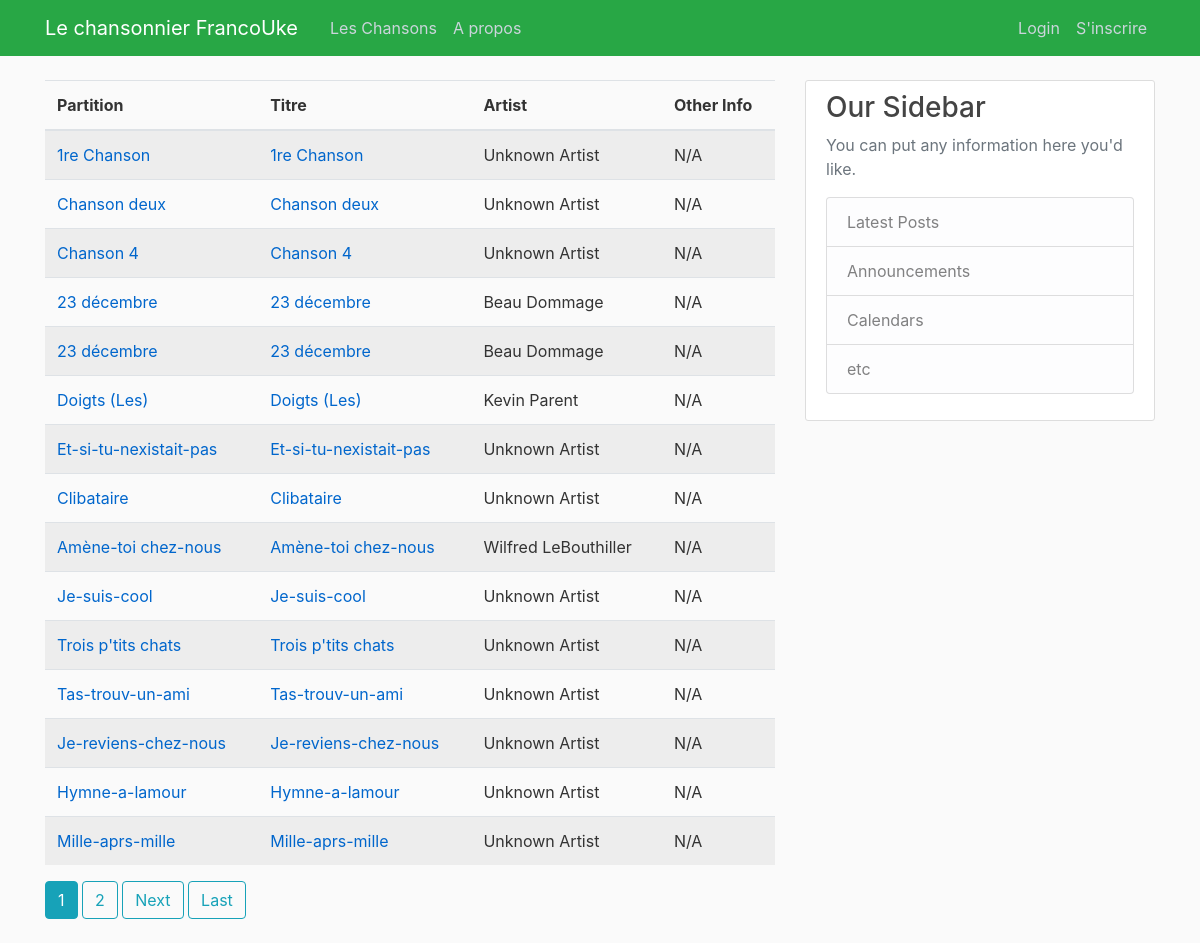
Before: / with the older database file.
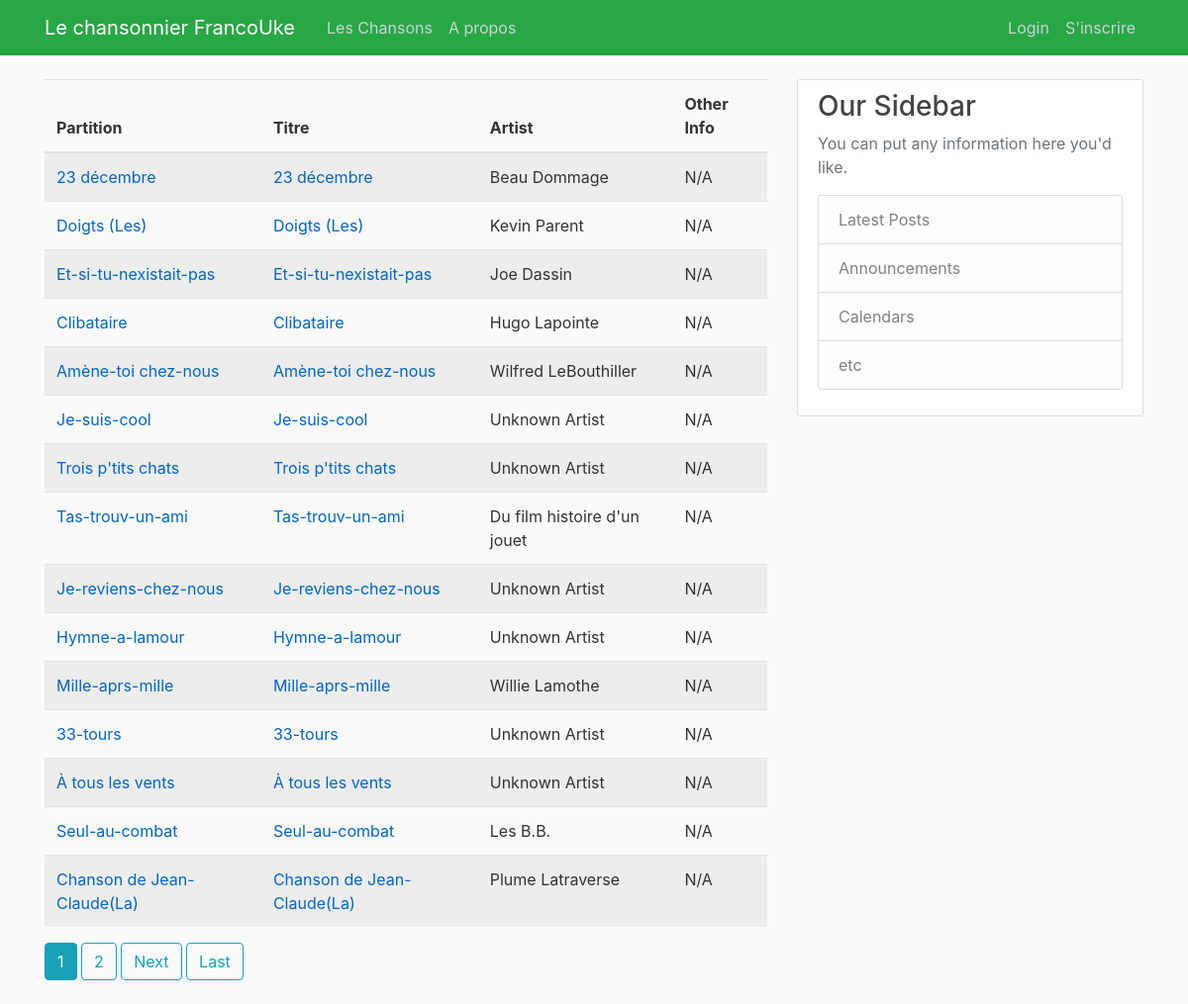
After: the same page with the newer database file.
### songbook/models.py (models this page shows, shortened)
class Song(models.Model):
    songTitle = models.CharField(max_length=100, blank=True, null=True)
    songChordPro = models.TextField()  #Original
    lyrics_with_chords = models.TextField(editable=True,blank=True)
    metadata = models.JSONField(blank=True, null=True)  # Stores metadata as JSON
    date_posted = models.DateField(default=timezone.now)
    contributor = models.ForeignKey(User, on_delete=models.CASCADE)

### songbook/views.py (the view)
# urls.py: path('', SongListView.as_view(), name='songbook-home'),
class SongListView (ListView):
    model = Song
    template_name = 'songbook/home.html'
    context_object_name = 'songs'
    ordering = ['songTitle']
    paginate_by = 15
    def get_queryset(self):
        return Song.objects.all()

### songbook/templates/songbook/home.html (shortened to what this page needs)
{% extends "songbook/base.html" %}
  {% block content %}
  <table class="table table-striped">
    <thead>
        <tr>
            <th>Partition</th>
            <th>Titre</th>
            <th>Artist</th>
            <th>Other Info</th>
        </tr>
    </thead>
    <tbody>
        {% for song in songs %}
            <tr>
                <td>
                  <a href="{% url 'score' song.id %}" target="_blank" class="song-link">{{ song.songTitle }}</a>
                </td>
                <td>
                    <a href="{% url 'song-detail' song.id %}" class="song-link">{{ song.songTitle }}</a>
                </td>
                <td>{{ song.metadata.artist|default:"Unknown Artist" }}</td>
                <td>{{ song.metadata.otherInfo|default:"N/A" }}</td>
            </tr>
        {% endfor %}
    </tbody>
</table>
    {% if is_paginated %}
      {% for num in page_obj.paginator.page_range %}
        {% if page_obj.number == num %}
          <a class="btn btn-info mb-4" href="?page={{ num }}">{{ num }}</a>
        {% elif num > page_obj.number|add:'-3' and num < page_obj.number|add:'3' %}
          <a class="btn btn-outline-info mb-4" href="?page={{ num }}">{{ num }}</a>
        {% endif %}
      {% endfor %}
      {% if page_obj.has_next %}
        <a class="btn btn-outline-info mb-4" href="?page={{ page_obj.next_page_number }}">Next</a>
        <a class="btn btn-outline-info mb-4" href="?page={{ page_obj.paginator.num_pages }}">Last</a>
      {% endif %}
    {% endif %}
    {% endblock content %}

Changed rows visible on the page:
removed Song: songTitle "1re Chanson", metadata.artist "Unknown Artist", metadata.otherInfo "N/A"
removed Song: songTitle "Chanson deux", metadata.artist "Unknown Artist", metadata.otherInfo "N/A"
removed Song: songTitle "Chanson 4", metadata.artist "Unknown Artist", metadata.otherInfo "N/A"
removed Song: songTitle "23 décembre", metadata.artist "Beau Dommage", metadata.otherInfo "N/A"
changed Song "Et-si-tu-nexistait-pas": metadata.artist "Unknown Artist" → "Joe Dassin"
changed Song "Clibataire": metadata.artist "Unknown Artist" → "Hugo Lapointe"
changed Song "Tas-trouv-un-ami": metadata.artist "Unknown Artist" → "Du film histoire d'un jouet"
changed Song "Mille-aprs-mille": metadata.artist "Unknown Artist" → "Willie Lamothe"
now on this page (row unchanged): Song: songTitle "33-tours", metadata.artist "Unknown Artist", metadata.otherInfo "N/A"
now on this page (row unchanged): Song: songTitle "À tous les vents", metadata.artist "Unknown Artist", metadata.otherInfo "N/A"
now on this page (row unchanged): Song: songTitle "Seul-au-combat", metadata.artist "Les B.B.", metadata.otherInfo "N/A"
now on this page (row unchanged): Song: songTitle "Chanson de Jean-Claude(La)", metadata.artist "Plume Latraverse", metadata.otherInfo "N/A"
